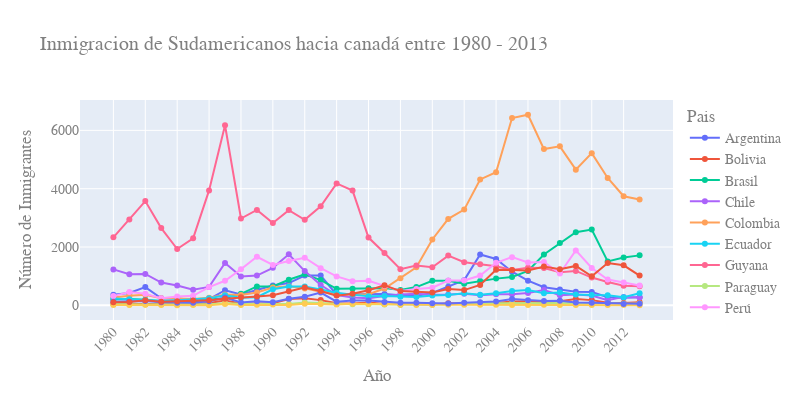

Notebook source saved alongside this figure:
### Code cell
# exportaremos este grafico en html
fig = px.line(sudamerica, x=sudamerica.index, y=sudamerica.columns,
              title='Inmigracion de Sudamericanos hacia canadá entre 1980 - 2013', color='Pais', markers=True)
#fig.update_traces(line_color='green', line_width=3)
fig.update_layout(width=800, height=400, xaxis={'tickangle':-45},
                  xaxis_title='Año', yaxis_title='Número de Inmigrantes',
                  font_family='Arial', font_size=14, font_color='grey')

# exportamos en HTML
fig.write_html('../data/inmigracion_sudamericanos_canada.html')

fig.show()

### Figure 1 — Plotly figure (JSON) as saved in the notebook; plotly's stock layout.template omitted (floating-point values rounded to 4 significant figures)
{"data": [{"hovertemplate": "Pais=Argentina<br>index=%{x}<br>value=%{y}<extra></extra>", "legendgroup": "Argentina", "line": {"color": "#636efa", "dash": "solid"}, "marker": {"symbol": "circle"}, "mode": "lines+markers", "name": "Argentina", "orientation": "v", "showlegend": true, "type": "scatter", "x": ["1980", "1981", "1982", "1983", "1984", "1985", "1986", "1987", "1988", "1989", "1990", "1991", "1992", "1993", "1994", "1995", "1996", "1997", "1998", "1999", "2000", "2001", "2002", "2003", "2004", "2005", "2006", "2007", "2008", "2009", "2010", "2011", "2012", "2013"], "xaxis": "x", "y": [368, 426, 626, 241, 237, 196, 213, 519, 374, 538, 678, 763, 1023, 1022, 366, 380, 396, 391, 349, 318, 427, 635, 865, 1745, 1591, 1153, 847, 620, 540, 467, 459, 278, 263, 282], "yaxis": "y"}, {"hovertemplate": "Pais=Bolivia<br>index=%{x}<br>value=%{y}<extra></extra>", "legendgroup": "Bolivia", "line": {"color": "#EF553B", "dash": "solid"}, "marker": {"symbol": "circle"}, "mode": "lines+markers", "name": "Bolivia", "orientation": "v", "showlegend": true, "type": "scatter", "x": ["1980", "1981", "1982", "1983", "1984", "1985", "1986", "1987", "1988", "1989", "1990", "1991", "1992", "1993", "1994", "1995", "1996", "1997", "1998", "1999", "2000", "2001", "2002", "2003", "2004", "2005", "2006", "2007", "2008", "2009", "2010", "2011", "2012", "2013"], "xaxis": "x", "y": [44, 52, 42, 49, 38, 44, 79, 165, 63, 68, 71, 214, 247, 180, 75, 61, 96, 43, 33, 42, 33, 72, 57, 59, 85, 134, 139, 107, 143, 214, 180, 86, 83, 107], "yaxis": "y"}, {"hovertemplate": "Pais=Brasil<br>index=%{x}<br>value=%{y}<extra></extra>", "legendgroup": "Brasil", "line": {"color": "#00cc96", "dash": "solid"}, "marker": {"symbol": "circle"}, "mode": "lines+markers", "name": "Brasil", "orientation": "v", "showlegend": true, "type": "scatter", "x": ["1980", "1981", "1982", "1983", "1984", "1985", "1986", "1987", "1988", "1989", "1990", "1991", "1992", "1993", "1994", "1995", "1996", "1997", "1998", "1999", "2000", "2001", "2002", "2003", "2004", "2005", "2006", "2007", "2008", "2009", "2010", "2011", "2012", "2013"], "xaxis": "x", "y": [211, 220, 192, 139, 145, 130, 205, 244, 394, 650, 650, 877, 1066, 866, 566, 572, 586, 591, 531, 626, 845, 847, 745, 839, 917, 969, 1181, 1746, 2138, 2509, 2598, 1508, 1642, 1714], "yaxis": "y"}, {"hovertemplate": "Pais=Chile<br>index=%{x}<br>value=%{y}<extra></extra>", "legendgroup": "Chile", "line": {"color": "#ab63fa", "dash": "solid"}, "marker": {"symbol": "circle"}, "mode": "lines+markers", "name": "Chile", "orientation": "v", "showlegend": true, "type": "scatter", "x": ["1980", "1981", "1982", "1983", "1984", "1985", "1986", "1987", "1988", "1989", "1990", "1991", "1992", "1993", "1994", "1995", "1996", "1997", "1998", "1999", "2000", "2001", "2002", "2003", "2004", "2005", "2006", "2007", "2008", "2009", "2010", "2011", "2012", "2013"], "xaxis": "x", "y": [1233, 1069, 1078, 781, 681, 533, 633, 1454, 990, 1023, 1286, 1749, 1175, 697, 352, 273, 244, 325, 376, 397, 366, 369, 401, 347, 383, 384, 427, 530, 350, 375, 340, 174, 291, 273], "yaxis": "y"}, {"hovertemplate": "Pais=Colombia<br>index=%{x}<br>value=%{y}<extra></extra>", "legendgroup": "Colombia", "line": {"color": "#FFA15A", "dash": "solid"}, "marker": {"symbol": "circle"}, "mode": "lines+markers", "name": "Colombia", "orientation": "v", "showlegend": true, "type": "scatter", "x": ["1980", "1981", "1982", "1983", "1984", "1985", "1986", "1987", "1988", "1989", "1990", "1991", "1992", "1993", "1994", "1995", "1996", "1997", "1998", "1999", "2000", "2001", "2002", "2003", "2004", "2005", "2006", "2007", "2008", "2009", "2010", "2011", "2012", "2013"], "xaxis": "x", "y": [266, 326, 360, 244, 235, 214, 257, 376, 352, 439, 614, 652, 582, 464, 375, 371, 381, 578, 929, 1306, 2259, 2965, 3283, 4318, 4566, 6424, 6535, 5357, 5452, 4652, 5218, 4366, 3741, 3631], "yaxis": "y"}, {"hovertemplate": "Pais=Ecuador<br>index=%{x}<br>value=%{y}<extra></extra>", "legendgroup": "Ecuador", "line": {"color": "#19d3f3", "dash": "solid"}, "marker": {"symbol": "circle"}, "mode": "lines+markers", "name": "Ecuador", "orientation": "v", "showlegend": true, "type": "scatter", "x": ["1980", "1981", "1982", "1983", "1984", "1985", "1986", "1987", "1988", "1989", "1990", "1991", "1992", "1993", "1994", "1995", "1996", "1997", "1998", "1999", "2000", "2001", "2002", "2003", "2004", "2005", "2006", "2007", "2008", "2009", "2010", "2011", "2012", "2013"], "xaxis": "x", "y": [238, 207, 184, 155, 179, 208, 240, 344, 265, 278, 552, 643, 644, 547, 431, 368, 310, 317, 295, 291, 342, 353, 418, 361, 417, 491, 525, 419, 437, 373, 353, 348, 282, 418], "yaxis": "y"}, {"hovertemplate": "Pais=Guyana<br>index=%{x}<br>value=%{y}<extra></extra>", "legendgroup": "Guyana", "line": {"color": "#FF6692", "dash": "solid"}, "marker": {"symbol": "circle"}, "mode": "lines+markers", "name": "Guyana", "orientation": "v", "showlegend": true, "type": "scatter", "x": ["1980", "1981", "1982", "1983", "1984", "1985", "1986", "1987", "1988", "1989", "1990", "1991", "1992", "1993", "1994", "1995", "1996", "1997", "1998", "1999", "2000", "2001", "2002", "2003", "2004", "2005", "2006", "2007", "2008", "2009", "2010", "2011", "2012", "2013"], "xaxis": "x", "y": [2334, 2943, 3575, 2650, 1932, 2299, 3942, 6174, 2977, 3270, 2824, 3266, 2932, 3399, 4181, 3935, 2324, 1795, 1238, 1366, 1308, 1707, 1479, 1410, 1341, 1215, 1286, 1277, 1137, 1180, 953, 804, 676, 656], "yaxis": "y"}, {"hovertemplate": "Pais=Paraguay<br>index=%{x}<br>value=%{y}<extra></extra>", "legendgroup": "Paraguay", "line": {"color": "#B6E880", "dash": "solid"}, "marker": {"symbol": "circle"}, "mode": "lines+markers", "name": "Paraguay", "orientation": "v", "showlegend": true, "type": "scatter", "x": ["1980", "1981", "1982", "1983", "1984", "1985", "1986", "1987", "1988", "1989", "1990", "1991", "1992", "1993", "1994", "1995", "1996", "1997", "1998", "1999", "2000", "2001", "2002", "2003", "2004", "2005", "2006", "2007", "2008", "2009", "2010", "2011", "2012", "2013"], "xaxis": "x", "y": [45, 26, 32, 40, 48, 36, 34, 72, 53, 48, 56, 51, 94, 75, 46, 39, 38, 30, 25, 34, 29, 34, 60, 88, 74, 75, 88, 98, 95, 88, 89, 83, 55, 66], "yaxis": "y"}, {"hovertemplate": "Pais=Perú<br>index=%{x}<br>value=%{y}<extra></extra>", "legendgroup": "Perú", "line": {"color": "#FF97FF", "dash": "solid"}, "marker": {"symbol": "circle"}, "mode": "lines+markers", "name": "Perú", "orientation": "v", "showlegend": true, "type": "scatter", "x": ["1980", "1981", "1982", "1983", "1984", "1985", "1986", "1987", "1988", "1989", "1990", "1991", "1992", "1993", "1994", "1995", "1996", "1997", "1998", "1999", "2000", "2001", "2002", "2003", "2004", "2005", "2006", "2007", "2008", "2009", "2010", "2011", "2012", "2013"], "xaxis": "x", "y": [317, 456, 401, 241, 306, 328, 628, 843, 1237, 1667, 1384, 1522, 1632, 1274, 993, 827, 845, 676, 493, 560, 603, 849, 855, 1023, 1460, 1653, 1473, 1490, 1094, 1884, 1283, 886, 787, 682], "yaxis": "y"}, {"hovertemplate": "Pais=Surinam<br>index=%{x}<br>value=%{y}<extra></extra>", "legendgroup": "Surinam", "line": {"color": "#FECB52", "dash": "solid"}, "marker": {"symbol": "circle"}, "mode": "lines+markers", "name": "Surinam", "orientation": "v", "showlegend": true, "type": "scatter", "x": ["1980", "1981", "1982", "1983", "1984", "1985", "1986", "1987", "1988", "1989", "1990", "1991", "1992", "1993", "1994", "1995", "1996", "1997", "1998", "1999", "2000", "2001", "2002", "2003", "2004", "2005", "2006", "2007", "2008", "2009", "2010", "2011", "2012", "2013"], "xaxis": "x", "y": [15, 10, 21, 12, 5, 16, 7, 46, 16, 24, 26, 13, 53, 51, 32, 58, 51, 35, 22, 11, 16, 22, 22, 22, 17, 15, 16, 20, 9, 12, 13, 11, 16, 4], "yaxis": "y"}, {"hovertemplate": "Pais=Uruguay<br>index=%{x}<br>value=%{y}<extra></extra>", "legendgroup": "Uruguay", "line": {"color": "#636efa", "dash": "solid"}, "marker": {"symbol": "circle"}, "mode": "lines+markers", "name": "Uruguay", "orientation": "v", "showlegend": true, "type": "scatter", "x": ["1980", "1981", "1982", "1983", "1984", "1985", "1986", "1987", "1988", "1989", "1990", "1991", "1992", "1993", "1994", "1995", "1996", "1997", "1998", "1999", "2000", "2001", "2002", "2003", "2004", "2005", "2006", "2007", "2008", "2009", "2010", "2011", "2012", "2013"], "xaxis": "x", "y": [128, 132, 146, 105, 90, 92, 137, 269, 99, 144, 111, 229, 299, 437, 125, 164, 171, 117, 87, 93, 75, 64, 91, 103, 130, 217, 175, 147, 160, 99, 93, 81, 47, 58], "yaxis": "y"}, {"hovertemplate": "Pais=Venezuela<br>index=%{x}<br>value=%{y}<extra></extra>", "legendgroup": "Venezuela", "line": {"color": "#EF553B", "dash": "solid"}, "marker": {"symbol": "circle"}, "mode": "lines+markers", "name": "Venezuela", "orientation": "v", "showlegend": true, "type": "scatter", "x": ["1980", "1981", "1982", "1983", "1984", "1985", "1986", "1987", "1988", "1989", "1990", "1991", "1992", "1993", "1994", "1995", "1996", "1997", "1998", "1999", "2000", "2001", "2002", "2003", "2004", "2005", "2006", "2007", "2008", "2009", "2010", "2011", "2012", "2013"], "xaxis": "x", "y": [103, 117, 174, 124, 142, 165, 179, 229, 279, 304, 344, 487, 610, 490, 334, 402, 520, 686, 489, 464, 443, 560, 524, 699, 1224, 1211, 1192, 1335, 1239, 1353, 998, 1452, 1373, 1022], "yaxis": "y"}], "layout": {"font": {"color": "grey", "family": "Arial", "size": 14}, "height": 400, "legend": {"title": {"text": "Pais"}, "tracegroupgap": 0}, "title": {"text": "Inmigracion de Sudamericanos hacia canadá entre 1980 - 2013"}, "width": 800, "xaxis": {"anchor": "y", "domain": [0, 1], "tickangle": -45, "title": {"text": "Año"}}, "yaxis": {"anchor": "x", "domain": [0, 1], "title": {"text": "Número de Inmigrantes"}}}}
